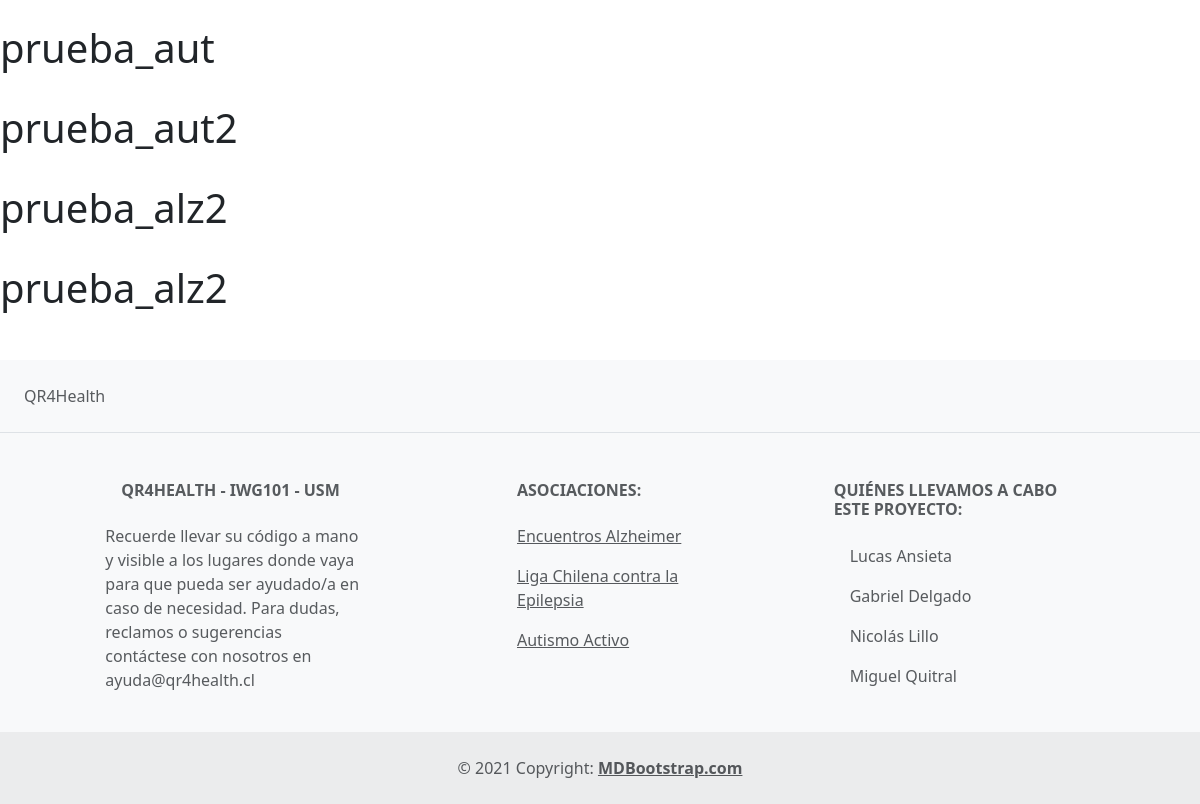
Before: /users/ (lower part) with the older database file.
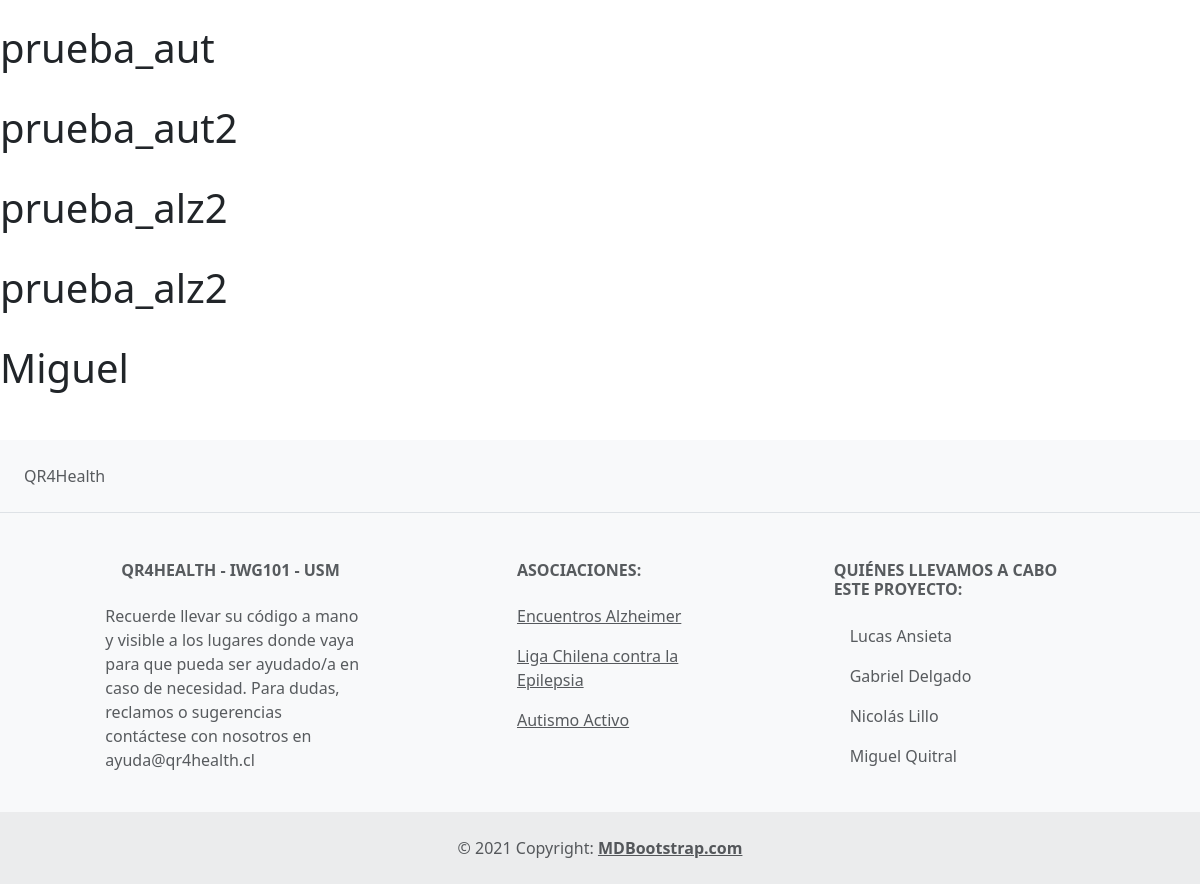
After: the same page with the newer database file.
### myapp/models.py (models this page shows, shortened)
class Usuario(models.Model):
    name = models.CharField(max_length=20)
    padecimiento = models.CharField(max_length=20, default="default")
    alergias = models.TextField()
    contact = models.CharField(max_length=20)
    num_contact = models.IntegerField()
    recomendaciones_condicion = models.TextField(default="No se encontraron recomendaciones para esta condición")
    codigo= models.TextField(default="default")
    user= models.ForeignKey(User, on_delete=models.CASCADE, null=True, blank=True)

### myapp/views.py (the view)
# urls.py: path('users/', views.user, name="users"),
def user(request):
    users = Usuario.objects.all()
    return render(request, "users.html", {"users" : users})

### myapp/templates/users.html (shortened to what this page needs)
{% extends "layouts/base.html" %}
{% load static %}
{% block content %}
<p>
{% for user in users %}
<h1>
    {{ user.name }}
</h1>
{% endfor %}
</p>
{% endblock %}

Changed rows visible on the page:
added Usuario: name "Miguel"
